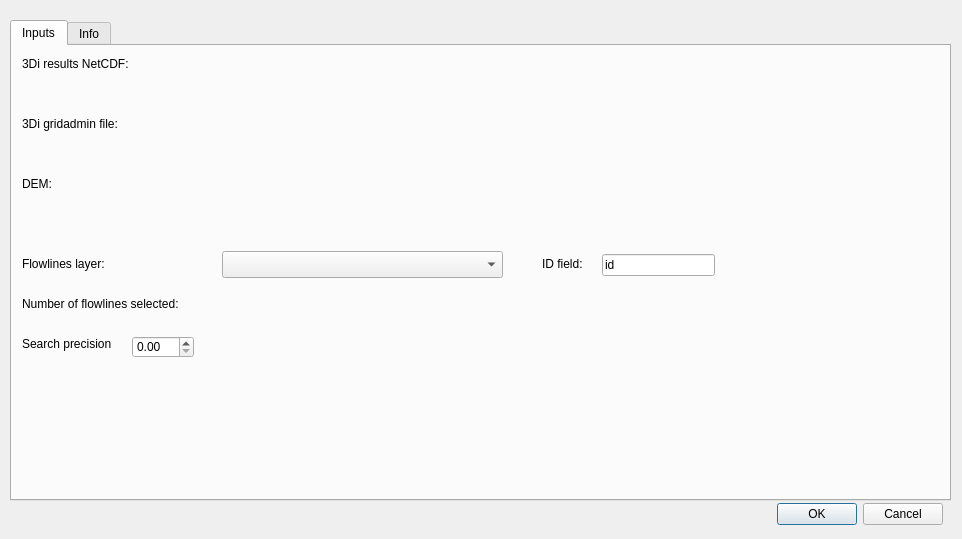
<?xml version="1.0" encoding="UTF-8"?>
<ui version="4.0">
 <class>ThreeDiCustomStatsDialogBase</class>
 <widget class="QDialog" name="ThreeDiCustomStatsDialogBase">
  <property name="enabled">
   <bool>true</bool>
  </property>
  <property name="geometry">
   <rect>
    <x>0</x>
    <y>0</y>
    <width>962</width>
    <height>539</height>
   </rect>
  </property>
  <property name="windowTitle">
   <string>3Di Leak Detector</string>
  </property>
  <widget class="QDialogButtonBox" name="dialogButtonBoxOKCancel">
   <property name="geometry">
    <rect>
     <x>750</x>
     <y>500</y>
     <width>193</width>
     <height>28</height>
    </rect>
   </property>
   <property name="orientation">
    <enum>Qt::Horizontal</enum>
   </property>
   <property name="standardButtons">
    <set>QDialogButtonBox::Cancel|QDialogButtonBox::Ok</set>
   </property>
  </widget>
  <widget class="QTabWidget" name="TabWidget">
   <property name="enabled">
    <bool>true</bool>
   </property>
   <property name="geometry">
    <rect>
     <x>10</x>
     <y>20</y>
     <width>941</width>
     <height>481</height>
    </rect>
   </property>
   <property name="sizePolicy">
    <sizepolicy hsizetype="Expanding" vsizetype="Expanding">
     <horstretch>100</horstretch>
     <verstretch>0</verstretch>
    </sizepolicy>
   </property>
   <property name="currentIndex">
    <number>0</number>
   </property>
   <widget class="QWidget" name="tab">
    <property name="sizePolicy">
     <sizepolicy hsizetype="Expanding" vsizetype="Preferred">
      <horstretch>0</horstretch>
      <verstretch>0</verstretch>
     </sizepolicy>
    </property>
    <attribute name="title">
     <string>Inputs</string>
    </attribute>
    <widget class="QLabel" name="label_2">
     <property name="geometry">
      <rect>
       <x>10</x>
       <y>70</y>
       <width>105</width>
       <height>16</height>
      </rect>
     </property>
     <property name="text">
      <string>3Di gridadmin file:</string>
     </property>
    </widget>
    <widget class="QgsFileWidget" name="QgsFileWidget3DiResults">
     <property name="geometry">
      <rect>
       <x>10</x>
       <y>30</y>
       <width>911</width>
       <height>22</height>
      </rect>
     </property>
     <property name="sizePolicy">
      <sizepolicy hsizetype="Expanding" vsizetype="Preferred">
       <horstretch>0</horstretch>
       <verstretch>0</verstretch>
      </sizepolicy>
     </property>
     <property name="acceptDrops">
      <bool>true</bool>
     </property>
     <property name="filter">
      <string>results_3di.nc</string>
     </property>
    </widget>
    <widget class="QLabel" name="label">
     <property name="geometry">
      <rect>
       <x>10</x>
       <y>10</y>
       <width>111</width>
       <height>16</height>
      </rect>
     </property>
     <property name="text">
      <string>3Di results NetCDF:</string>
     </property>
    </widget>
    <widget class="QgsFileWidget" name="QgsFileWidgetGridAdmin">
     <property name="geometry">
      <rect>
       <x>10</x>
       <y>90</y>
       <width>911</width>
       <height>20</height>
      </rect>
     </property>
     <property name="sizePolicy">
      <sizepolicy hsizetype="Expanding" vsizetype="Preferred">
       <horstretch>0</horstretch>
       <verstretch>0</verstretch>
      </sizepolicy>
     </property>
     <property name="filter">
      <string>gridadmin.h5</string>
     </property>
    </widget>
    <widget class="QgsMapLayerComboBox" name="mMapLayerComboBox">
     <property name="geometry">
      <rect>
       <x>210</x>
       <y>205</y>
       <width>281</width>
       <height>27</height>
      </rect>
     </property>
    </widget>
    <widget class="QLabel" name="label_3">
     <property name="geometry">
      <rect>
       <x>10</x>
       <y>210</y>
       <width>171</width>
       <height>16</height>
      </rect>
     </property>
     <property name="text">
      <string>Flowlines layer:</string>
     </property>
    </widget>
    <widget class="QLabel" name="label_4">
     <property name="geometry">
      <rect>
       <x>10</x>
       <y>250</y>
       <width>181</width>
       <height>16</height>
      </rect>
     </property>
     <property name="text">
      <string>Number of flowlines selected:</string>
     </property>
    </widget>
    <widget class="QLabel" name="labelFeatureCount">
     <property name="geometry">
      <rect>
       <x>210</x>
       <y>250</y>
       <width>55</width>
       <height>16</height>
      </rect>
     </property>
     <property name="text">
      <string/>
     </property>
    </widget>
    <widget class="QDoubleSpinBox" name="doubleSpinBoxPrecision">
     <property name="geometry">
      <rect>
       <x>120</x>
       <y>290</y>
       <width>62</width>
       <height>22</height>
      </rect>
     </property>
    </widget>
    <widget class="QLabel" name="label_6">
     <property name="geometry">
      <rect>
       <x>10</x>
       <y>290</y>
       <width>101</width>
       <height>16</height>
      </rect>
     </property>
     <property name="text">
      <string>Search precision</string>
     </property>
    </widget>
    <widget class="QgsFileWidget" name="QgsFileWidgetDEM">
     <property name="geometry">
      <rect>
       <x>10</x>
       <y>150</y>
       <width>911</width>
       <height>27</height>
      </rect>
     </property>
     <property name="filter">
      <string>*.tif</string>
     </property>
    </widget>
    <widget class="QLabel" name="label_7">
     <property name="geometry">
      <rect>
       <x>10</x>
       <y>130</y>
       <width>105</width>
       <height>16</height>
      </rect>
     </property>
     <property name="text">
      <string>DEM:</string>
     </property>
    </widget>
    <widget class="QLineEdit" name="lineEditIDField">
     <property name="geometry">
      <rect>
       <x>590</x>
       <y>208</y>
       <width>113</width>
       <height>22</height>
      </rect>
     </property>
     <property name="text">
      <string>id</string>
     </property>
    </widget>
    <widget class="QLabel" name="label_5">
     <property name="geometry">
      <rect>
       <x>530</x>
       <y>210</y>
       <width>51</width>
       <height>16</height>
      </rect>
     </property>
     <property name="text">
      <string>ID field:</string>
     </property>
    </widget>
   </widget>
   <widget class="QWidget" name="tab_3">
    <attribute name="title">
     <string>Info</string>
    </attribute>
   </widget>
  </widget>
 </widget>
 <customwidgets>
  <customwidget>
   <class>QgsFileWidget</class>
   <extends>QWidget</extends>
   <header>qgsfilewidget.h</header>
  </customwidget>
  <customwidget>
   <class>QgsMapLayerComboBox</class>
   <extends>QComboBox</extends>
   <header>qgsmaplayercombobox.h</header>
  </customwidget>
 </customwidgets>
 <resources/>
 <connections>
  <connection>
   <sender>dialogButtonBoxOKCancel</sender>
   <signal>accepted()</signal>
   <receiver>ThreeDiCustomStatsDialogBase</receiver>
   <slot>accept()</slot>
   <hints>
    <hint type="sourcelabel">
     <x>11</x>
     <y>335</y>
    </hint>
    <hint type="destinationlabel">
     <x>20</x>
     <y>20</y>
    </hint>
   </hints>
  </connection>
  <connection>
   <sender>dialogButtonBoxOKCancel</sender>
   <signal>rejected()</signal>
   <receiver>ThreeDiCustomStatsDialogBase</receiver>
   <slot>reject()</slot>
   <hints>
    <hint type="sourcelabel">
     <x>11</x>
     <y>335</y>
    </hint>
    <hint type="destinationlabel">
     <x>20</x>
     <y>20</y>
    </hint>
   </hints>
  </connection>
 </connections>
</ui>
